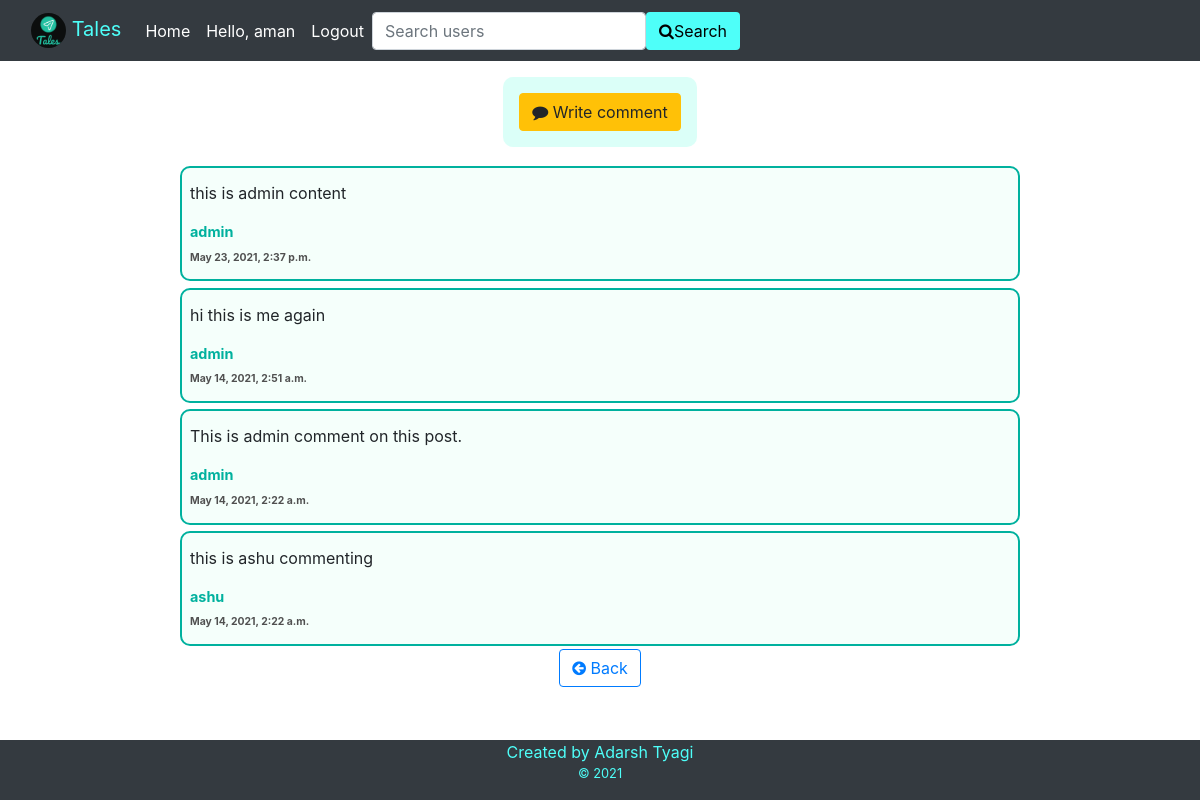
Page /comments/4/ (signed in) on the committed database.
### main/models.py (models this page shows)
class Comment(models.Model):
    post = models.ForeignKey(Post, on_delete=models.CASCADE)
    user = models.ForeignKey(User, on_delete=models.CASCADE)
    comment = models.TextField()
    date = models.DateTimeField(default=datetime.now())

### main/views.py (the view)
# urls.py: path('comments/<int:post_obj>/', views.comments, name="comments"),
@login_required
def comments(request, post_obj):
    comments = Comment.objects.filter(post=post_obj).order_by('-date')
    post = get_object_or_404(Post, pk=post_obj)
    count = len(comments)
    return render(request, 'main/comments.html', {'comments': comments, 'count': count, 'post_obj': post_obj, 'post': post})

### main/templates/main/comments.html
{% extends 'main/base.html' %}
{% load static %}
{% block content %}
<div class="comments">
{% if user != post.user %}
<div class="cmnt-btn">
<a class="btn btn-warning" href="/comment/{{post_obj}}"><i class="fa fa-comment"></i> Write comment</a>
</div>
{% endif %}
{% if count > 0 %}
{% for comment in comments %}
<div class="cmnt">
<p>{{comment.comment}}</p>
{% if user.username == comment.user.username %}
<p style="font-weight: bold; margin: 0; padding: 0; font-size: 0.9rem; color: #808080">{{comment.user.username}}</p>
{% else %}
<p style="margin: 0; padding: 0; font-size: 0.9rem"><a href="/profile/{{comment.user}}" style="text-decoration: none; color: #00B19E; font-weight: bold">{{comment.user.username}}</a></p>
{% endif %}
<small style="font-size: 0.65rem; font-weight: bold; color: #505050"> {{comment.date}}</small>
</div>
{% endfor %}
    {% else %}
    <div class="no-cmnt">
    <h3 style="margin: 1rem 0;">No comments yet!</h3>
    <img src="{% static 'main/no-comments.svg' %}" alt="" style="width: 100%;">
    </div>
    {% endif %}
<a class="btn btn-outline-primary" href="/"><i class="fa fa-arrow-circle-left"></i> Back</a>
</div>
{% endblock %}

### main/templates/main/base.html (shortened to what this page needs)
{% load static %}
<!DOCTYPE html>
<html>
  <head>
    <link
      rel="stylesheet"
      href="https://stackpath.bootstrapcdn.com/bootstrap/4.3.1/css/bootstrap.min.css"
    />
    <link
      rel="stylesheet"
      href="https://maxcdn.bootstrapcdn.com/font-awesome/4.3.0/css/font-awesome.min.css"
    />
  </head>
  <body>
    <div style="min-height: 100%; position: relative;">
    <nav class="navbar sticky-top navbar-expand-lg navbar-dark bg-dark">
      <div class="container-fluid">
        <a class="navbar-brand" href="/" style="color: #4EFFF9; "
          ><img
            src="{% static 'main/logo.png' %}"
            class="d-inline-block"
            width="35px"
            height="35px"
            style="border-radius: 50%;"
          /> Tales</a>
        <div class="collapse navbar-collapse" id="navbarTogglerDemo02">
          {% if user.is_authenticated %}
          <ul class="navbar-nav me-auto mb-2 mb-lg-0">
            <li class="nav-item">
              <a class="nav-link active" aria-current="page" href="/">Home</a>
            </li>
            <li class="nav-item">
              <a class="nav-link active" href="/profile"
                >Hello, {{request.user.username}}</a
              >
            </li>
            <li class="nav-item">
              <a class="nav-link active" href="/logout">Logout</a>
            </li>
          </ul>
          {% endif %}
          {% if user.is_authenticated %}
        <form class="d-flex">
          <input class="form-control me-2" id="search" name="search" type="search" placeholder="Search users" aria-label="Search" required>
          <a class="btn search" id="anchor" href="/search_user/" onclick="myFunc()"><i class="fa fa-search"></i> Search</a>
        </form>
        {% endif %}
        </div>
      </div>
    </nav>
    <div style="padding-bottom: 60px;">
    {% block content %}
    {% endblock %}
    </div>
    <div class="navbar-dark bg-dark" style="position: absolute; bottom: 0; width: 100%; height: 60px; display: flex; flex-direction: column; align-items: center; justify-content: flex-start; color: #4EFFF9;">
    <p style="margin: 0 auto;">Created by Adarsh Tyagi</p>
    <small>&copy; 2021</small>
    </div>
    </div>
  </body>
</html>

### main/templates/main/base.html (style rules this page uses)
* { box-sizing: border-box; margin: 0; padding: 0; }
html, body { height: 100%; }
.search { background-color: #4EFFF9; color: black; display: flex; align-items: center; justify-content: space-evenly; }
.comments { display: flex; flex-direction: column; align-items: center; margin: 1rem 0; background-position: center; background-repeat: no-repeat; background-size: cover; }
.cmnt-btn { padding: 1rem; background: rgba(218, 255, 248, 0.95); border-radius: 10px; margin-bottom: 1rem; }
.cmnt { width: 70%; border: 2px solid #00B19E; border-radius: 10px; margin: 0.2rem auto; background: rgba(245, 255, 251, 0.99); padding: 0.8rem 0.5rem; }

### rows in the picture
Comment: comment "this is admin content", user.username "admin", date "May 23, 2021, 2:37 p.m."
Comment: comment "hi this is me again", user.username "admin", date "May 14, 2021, 2:51 a.m."
Comment: comment "This is admin comment on this post.", user.username "admin", date "May 14, 2021, 2:22 a.m."
Comment: comment "this is ashu commenting", user.username "ashu", date "May 14, 2021, 2:22 a.m."

### other values in the picture
{{ request.user.username }} "aman"
